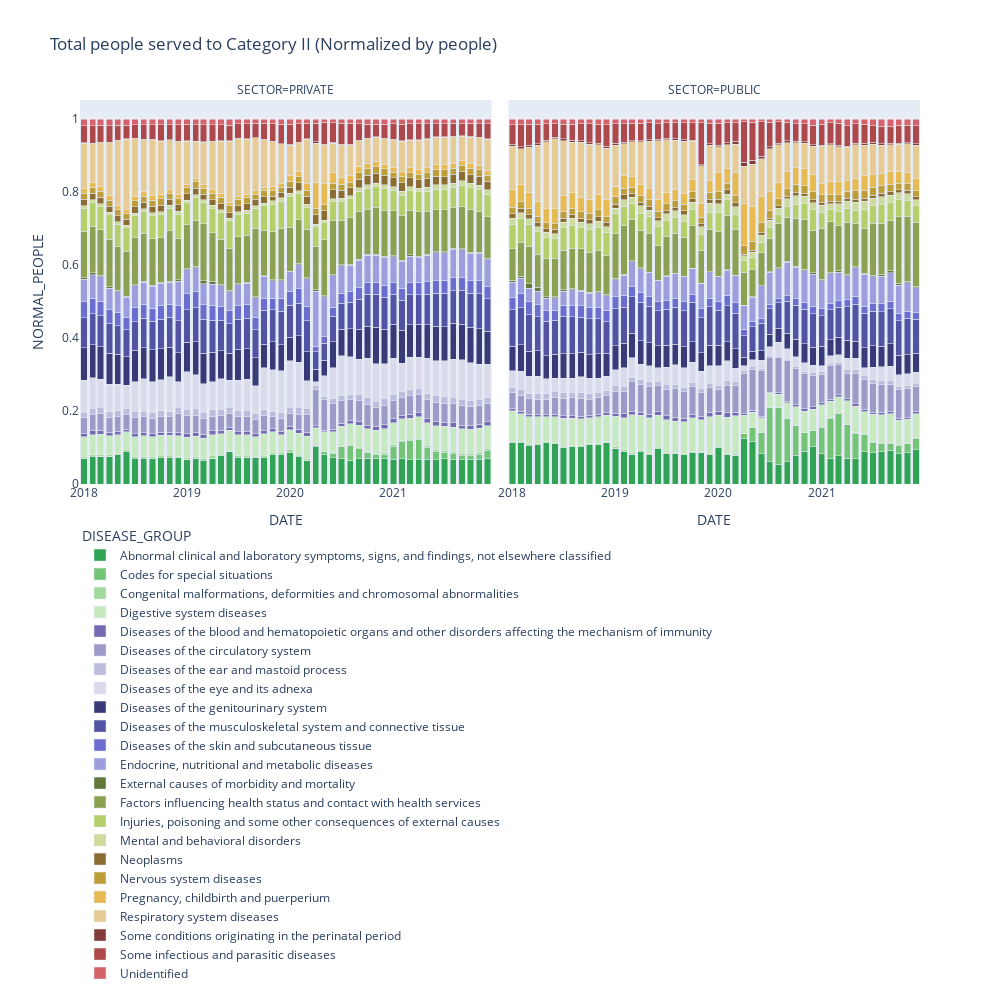

Notebook source saved alongside this figure:
### Markdown cell above
#### Graph to Normalized by people

### Code cell
fig = px.bar(data_temp, 
             x="DATE", 
             y="NORMAL_PEOPLE", 
             color="DISEASE_GROUP", 
             barmode="stack", 
             facet_col="SECTOR",
             width=1000, height=1000,
             color_discrete_map = dict_colors,
             title='Total people served to Category ' + CATEGORIA_STUDIO + ' (Normalized by people)',
            )


fig.update_layout(legend=dict(yanchor="top",
                              y=-0.1,
                              xanchor="left",
                              x=0
                             ),
                  showlegend=True
                 )

fig.show()
fig.write_html("results/Sector_Normalized_People_Cat"+CATEGORIA_STUDIO+"_bar.html")
